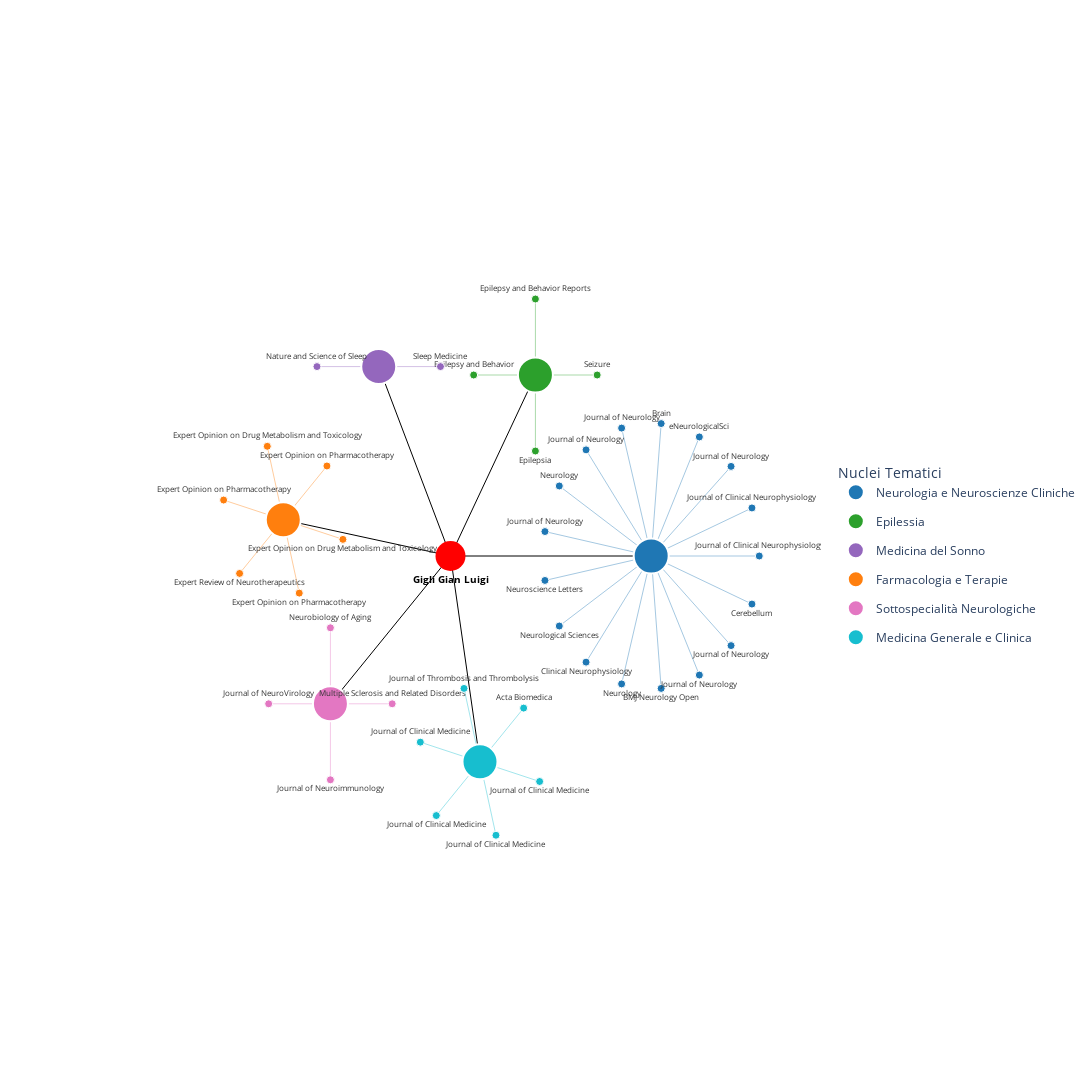

Write notebook code for a chart like this one.
### Markdown cell above
GRAFO 6

### Code cell
import pandas as pd
import re
import numpy as np
import plotly.graph_objects as go

# 1. Caricamento e Pulizia
df = pd.read_csv('nuovo_dataset.csv')

def clean_author_names(val):
    if not isinstance(val, str): return []
    return [re.sub(r"\s*\([^)]*\)", "", a).replace(",", "").strip() for a in val.split(";")]

# FUNZIONE AGGIORNATA: Gestione sigle (2 lettere) per Città e Stato
def get_all_locations(aff_string):
    if not isinstance(aff_string, str) or aff_string == 'N/A':
        return "N/A"
    
    individual_affs = aff_string.split(';')
    locations = set()
    
    for aff in individual_affs:
        parts = [p.strip() for p in aff.split(',')]
        if len(parts) >= 3:
            # Se il penultimo elemento è una sigla (es. UD, NY, RM) di 2 lettere
            if len(parts[-2]) <= 2:
                # Prende la terzultima (Città) e l'ultima (Stato)
                loc = f"{parts[-3]}, {parts[-1]}"
            else:
                # Altrimenti logica standard: penultima e ultima
                loc = f"{parts[-2]}, {parts[-1]}"
            
            # Pulizia numeri/CAP
            loc = re.sub(r'\d{3,}', '', loc).strip() 
            locations.add(loc)
        elif len(parts) == 2:
            locations.add(f"{parts[0]}, {parts[1]}")
    
    return " | ".join(sorted(locations)) if locations else "N/A"

df["authors_list"] = df["Author full names"].apply(clean_author_names)

# 2. Suddivisione nei 6 Nuclei
def get_category_6(source_title):
    s = str(source_title).lower()
    if any(k in s for k in ["epilepsia", "seizure", "epilepsy"]): return "Epilessia"
    if any(k in s for k in ["pharmacotherapy", "therapeutics", "drug", "toxicology"]): return "Farmacologia e Terapie"
    if any(k in s for k in ["sleep", "nature and science"]): return "Medicina del Sonno"
    if any(k in s for k in ["multiple sclerosis", "neuroimmunology", "neurovirology", "aging", "neurobiology of aging"]): return "Sottospecialità Neurologiche"
    if any(k in s for k in ["clinical medicine", "acta biomedica", "thrombosis"]): return "Medicina Generale e Clinica"
    return "Neurologia e Neuroscienze Cliniche"

# 3. Filtro Autore
target_author = "Gigli Gian Luigi"
mask = df["authors_list"].apply(lambda x: target_author in x)
articoli = df[mask].copy()

# 4. Configurazione GEOMETRICA
cat_names_secondary = ["Epilessia", "Medicina del Sonno", "Farmacologia e Terapie", "Sottospecialità Neurologiche", "Medicina Generale e Clinica"]
main_cat = "Neurologia e Neuroscienze Cliniche"

cat_colors = {
    "Neurologia e Neuroscienze Cliniche": "#1f77b4", 
    "Epilessia": "#2ca02c", 
    "Medicina del Sonno": "#9467bd", 
    "Farmacologia e Terapie": "#ff7f0e", 
    "Sottospecialità Neurologiche": "#e377c2", 
    "Medicina Generale e Clinica": "#17becf"
}

cat_coords = {}
cat_coords[main_cat] = (6.5, 0) # Neurologia a EST

angles = np.linspace(60 * (np.pi/180), 280 * (np.pi/180), len(cat_names_secondary))
for name, angle in zip(cat_names_secondary, angles):
    cat_coords[name] = (5.5 * np.cos(angle), 5.5 * np.sin(angle))

fig = go.Figure()

# --- 1. ARCHI CORE ---
for name, (cx, cy) in cat_coords.items():
    fig.add_trace(go.Scatter(
        x=[0, cx, None], y=[0, cy, None],
        mode='lines',
        line=dict(color='black', width=1),
        hoverinfo='none', showlegend=False
    ))

# --- 2. ARCHI E NODI ARTICOLI ---
for cat in [main_cat] + cat_names_secondary:
    articoli_cat = articoli[articoli['Source title'].apply(get_category_6) == cat]
    cx, cy = cat_coords[cat]
    n_art = len(articoli_cat)
    
    art_x, art_y, art_hover_text, art_source_full, art_positions = [], [], [], [], []
    r_orbita = 3.5 if cat == main_cat else 2
    
    offset_rotazione = (np.pi / 4) if n_art == 6 else 0
    
    for i, (idx, row) in enumerate(articoli_cat.iterrows()):
        angle = ((2 * np.pi * i) / n_art) + offset_rotazione if n_art > 0 else 0
        ax, ay = cx + r_orbita * np.cos(angle), cy + r_orbita * np.sin(angle)
        
        fig.add_trace(go.Scatter(
            x=[cx, ax, None], y=[cy, ay, None],
            mode='lines',
            line=dict(color=cat_colors[cat], width=0.8),
            opacity=0.5, hoverinfo='none', showlegend=False, legendgroup=cat
        ))
        
        art_x.append(ax)
        art_y.append(ay)
        
        # Recupero di tutte le città con la nuova logica "sigla"
        raw_aff = str(row.get('Affiliations', 'N/A'))
        all_cities = get_all_locations(raw_aff)

        art_hover_text.append(
            f"<b>TITOLO:</b> {row['Title']}<br>"
            f"<b>ANNO:</b> {row['Year']}<br>"
            f"<b>COLLABORAZIONI:</b> {all_cities}"
        )
        
        art_source_full.append(str(row['Source title']))
        
        if ay >= cy:
            art_positions.append("top center")
        else:
            art_positions.append("bottom center")

    fig.add_trace(go.Scatter(
        x=[cx], y=[cy], mode='markers',
        name=cat, legendgroup=cat,
        marker=dict(color=cat_colors[cat], size=35, line=dict(width=2, color='white')),
        hoverinfo='none'
    ))

    fig.add_trace(go.Scatter(
        x=art_x, y=art_y, 
        mode='markers+text', 
        text=art_source_full, 
        textposition=art_positions,
        legendgroup=cat, showlegend=False, 
        marker=dict(color=cat_colors[cat], size=8, line=dict(width=1, color='white')),
        textfont=dict(size=7.5, color="#333"),
        hovertext=art_hover_text, 
        hoverinfo='text'
    ))

# --- 3. NODO AUTORE CENTRALE ---
fig.add_trace(go.Scatter(
    x=[0], y=[0], mode='markers+text',
    text=[f"<b>{target_author}</b>"], 
    textposition="bottom center",
    marker=dict(size=30, color='red'),
    textfont=dict(size=10, color="black"), 
    hoverinfo='none', showlegend=False
))

# 4. Layout
fig.update_layout(
    width=1600, height=1400,
    xaxis=dict(showgrid=False, zeroline=False, showticklabels=False, range=[-12, 12]),
    yaxis=dict(showgrid=False, zeroline=False, showticklabels=False, range=[-12, 12]),
    paper_bgcolor='white', plot_bgcolor='white',
    legend=dict(title="Nuclei Tematici", yanchor="middle", y=0.5, xanchor="left", x=1.02)
)

fig.show()

### Figure 1 — Plotly figure (JSON) as saved in the notebook; plotly's stock layout.template omitted (floating-point values rounded to 4 significant figures)
{"data": [{"hoverinfo": "none", "line": {"color": "black", "width": 1}, "mode": "lines", "showlegend": false, "type": "scatter", "x": [0, 6.5, null], "y": [0, 0, null]}, {"hoverinfo": "none", "line": {"color": "black", "width": 1}, "mode": "lines", "showlegend": false, "type": "scatter", "x": [0, 2.75, null], "y": [0, 4.763, null]}, {"hoverinfo": "none", "line": {"color": "black", "width": 1}, "mode": "lines", "showlegend": false, "type": "scatter", "x": [0, -2.324, null], "y": [0, 4.985, null]}, {"hoverinfo": "none", "line": {"color": "black", "width": 1}, "mode": "lines", "showlegend": false, "type": "scatter", "x": [0, -5.416, null], "y": [0, 0.9551, null]}, {"hoverinfo": "none", "line": {"color": "black", "width": 1}, "mode": "lines", "showlegend": false, "type": "scatter", "x": [0, -3.889, null], "y": [0, -3.889, null]}, {"hoverinfo": "none", "line": {"color": "black", "width": 1}, "mode": "lines", "showlegend": false, "type": "scatter", "x": [0, 0.9551, null], "y": [0, -5.416, null]}, {"hoverinfo": "none", "legendgroup": "Neurologia e Neuroscienze Cliniche", "line": {"color": "#1f77b4", "width": 0.8}, "mode": "lines", "opacity": 0.5, "showlegend": false, "type": "scatter", "x": [6.5, 10, null], "y": [0, 0, null]}, {"hoverinfo": "none", "legendgroup": "Neurologia e Neuroscienze Cliniche", "line": {"color": "#1f77b4", "width": 0.8}, "mode": "lines", "opacity": 0.5, "showlegend": false, "type": "scatter", "x": [6.5, 9.764, null], "y": [0, 1.264, null]}, {"hoverinfo": "none", "legendgroup": "Neurologia e Neuroscienze Cliniche", "line": {"color": "#1f77b4", "width": 0.8}, "mode": "lines", "opacity": 0.5, "showlegend": false, "type": "scatter", "x": [6.5, 9.087, null], "y": [0, 2.358, null]}, {"hoverinfo": "none", "legendgroup": "Neurologia e Neuroscienze Cliniche", "line": {"color": "#1f77b4", "width": 0.8}, "mode": "lines", "opacity": 0.5, "showlegend": false, "type": "scatter", "x": [6.5, 8.06, null], "y": [0, 3.133, null]}, {"hoverinfo": "none", "legendgroup": "Neurologia e Neuroscienze Cliniche", "line": {"color": "#1f77b4", "width": 0.8}, "mode": "lines", "opacity": 0.5, "showlegend": false, "type": "scatter", "x": [6.5, 6.823, null], "y": [0, 3.485, null]}, {"hoverinfo": "none", "legendgroup": "Neurologia e Neuroscienze Cliniche", "line": {"color": "#1f77b4", "width": 0.8}, "mode": "lines", "opacity": 0.5, "showlegend": false, "type": "scatter", "x": [6.5, 5.542, null], "y": [0, 3.366, null]}, {"hoverinfo": "none", "legendgroup": "Neurologia e Neuroscienze Cliniche", "line": {"color": "#1f77b4", "width": 0.8}, "mode": "lines", "opacity": 0.5, "showlegend": false, "type": "scatter", "x": [6.5, 4.391, null], "y": [0, 2.793, null]}, {"hoverinfo": "none", "legendgroup": "Neurologia e Neuroscienze Cliniche", "line": {"color": "#1f77b4", "width": 0.8}, "mode": "lines", "opacity": 0.5, "showlegend": false, "type": "scatter", "x": [6.5, 3.524, null], "y": [0, 1.843, null]}, {"hoverinfo": "none", "legendgroup": "Neurologia e Neuroscienze Cliniche", "line": {"color": "#1f77b4", "width": 0.8}, "mode": "lines", "opacity": 0.5, "showlegend": false, "type": "scatter", "x": [6.5, 3.06, null], "y": [0, 0.6431, null]}, {"hoverinfo": "none", "legendgroup": "Neurologia e Neuroscienze Cliniche", "line": {"color": "#1f77b4", "width": 0.8}, "mode": "lines", "opacity": 0.5, "showlegend": false, "type": "scatter", "x": [6.5, 3.06, null], "y": [0, -0.6431, null]}, {"hoverinfo": "none", "legendgroup": "Neurologia e Neuroscienze Cliniche", "line": {"color": "#1f77b4", "width": 0.8}, "mode": "lines", "opacity": 0.5, "showlegend": false, "type": "scatter", "x": [6.5, 3.524, null], "y": [0, -1.843, null]}, {"hoverinfo": "none", "legendgroup": "Neurologia e Neuroscienze Cliniche", "line": {"color": "#1f77b4", "width": 0.8}, "mode": "lines", "opacity": 0.5, "showlegend": false, "type": "scatter", "x": [6.5, 4.391, null], "y": [0, -2.793, null]}, {"hoverinfo": "none", "legendgroup": "Neurologia e Neuroscienze Cliniche", "line": {"color": "#1f77b4", "width": 0.8}, "mode": "lines", "opacity": 0.5, "showlegend": false, "type": "scatter", "x": [6.5, 5.542, null], "y": [0, -3.366, null]}, {"hoverinfo": "none", "legendgroup": "Neurologia e Neuroscienze Cliniche", "line": {"color": "#1f77b4", "width": 0.8}, "mode": "lines", "opacity": 0.5, "showlegend": false, "type": "scatter", "x": [6.5, 6.823, null], "y": [0, -3.485, null]}, {"hoverinfo": "none", "legendgroup": "Neurologia e Neuroscienze Cliniche", "line": {"color": "#1f77b4", "width": 0.8}, "mode": "lines", "opacity": 0.5, "showlegend": false, "type": "scatter", "x": [6.5, 8.06, null], "y": [0, -3.133, null]}, {"hoverinfo": "none", "legendgroup": "Neurologia e Neuroscienze Cliniche", "line": {"color": "#1f77b4", "width": 0.8}, "mode": "lines", "opacity": 0.5, "showlegend": false, "type": "scatter", "x": [6.5, 9.087, null], "y": [0, -2.358, null]}, {"hoverinfo": "none", "legendgroup": "Neurologia e Neuroscienze Cliniche", "line": {"color": "#1f77b4", "width": 0.8}, "mode": "lines", "opacity": 0.5, "showlegend": false, "type": "scatter", "x": [6.5, 9.764, null], "y": [0, -1.264, null]}, {"hoverinfo": "none", "legendgroup": "Neurologia e Neuroscienze Cliniche", "marker": {"color": "#1f77b4", "line": {"color": "white", "width": 2}, "size": 35}, "mode": "markers", "name": "Neurologia e Neuroscienze Cliniche", "type": "scatter", "x": [6.5], "y": [0]}, {"hoverinfo": "text", "hovertext": ["<b>TITOLO:</b> Fast or Slow? A Comparison Between Two Transcranial Electrical Stimulation Techniques for Eliciting Motor-Evoked Potentials During Supratentorial Surgery<br><b>ANNO:</b> 2023<br><b>COLLABORAZIONI:</b> Udine, Italy", "<b>TITOLO:</b> Risk Factors for Intraoperative Seizures in Glioma Surgery: Electrocorticography Matters<br><b>ANNO:</b> 2023<br><b>COLLABORAZIONI:</b> Udine, Italy", "<b>TITOLO:</b> Epilepsy and episodic ataxia type 2: family study and review of the literature<br><b>ANNO:</b> 2021<br><b>COLLABORAZIONI:</b> Udine, Italy", "<b>TITOLO:</b> Case report and ten-year follow-up of episodic ataxia type 2 due to a novel variant in CACNA1A<br><b>ANNO:</b> 2021<br><b>COLLABORAZIONI:</b> Milan, Italy | Udine, Italy", "<b>TITOLO:</b> Unclear association between COVID-19 and Guillain-Barré syndrome<br><b>ANNO:</b> 2021<br><b>COLLABORAZIONI:</b> Auvergne-Rhone-Alpes, France | Lyon, France | Saint-Etienne, France | Udine, Italy", "<b>TITOLO:</b> Reply to \"Guillain‑Barré syndrome in the COVID‑19 era another occasional cluster?\": Insights from two distinct clusters of Guillain–Barré syndrome detected in Europe in the COVID-19 era<br><b>ANNO:</b> 2021<br><b>COLLABORAZIONI:</b> Udine, Italy", "<b>TITOLO:</b> Guillain-Barré syndrome in the COVID-19 era: just an occasional cluster?<br><b>ANNO:</b> 2021<br><b>COLLABORAZIONI:</b> Udine, Italy", "<b>TITOLO:</b> Novel Associations of BST1 and LAMP3 With REM Sleep Behavior Disorder<br><b>ANNO:</b> 2021<br><b>COLLABORAZIONI:</b> Bologna, Italy | Cagliari, Italy | Geel, Belgium | Hauts-de-France, France | Hessen, Germany | Ile-de-France, France | Milan, Italy | Modena, Italy | Montpellier, France | Montreal, Canada | Niedersachsen, Germany | Nordrhein-Westfalen, Germany | Occitania, France | Occitanie, France | Oxfordshire, United Kingdom | Prague, Czech Republic | Rochester, United States | Tyrol, Austria | Udine, Italy | VAN, Belgium | Verona, Italy", "<b>TITOLO:</b> Causality in COVID-19-associated stroke: a uniform case definition for use in clinical research<br><b>ANNO:</b> 2021<br><b>COLLABORAZIONI:</b> Brescia, Italy | Udine, Italy", "<b>TITOLO:</b> Stroke in patients with COVID-19: Clinical and neuroimaging characteristics<br><b>ANNO:</b> 2021<br><b>COLLABORAZIONI:</b> Brescia, Italy | Udine, Italy", "<b>TITOLO:</b> HLA and immunological features of SARS-CoV-2-induced Guillain-Barré syndrome<br><b>ANNO:</b> 2020<br><b>COLLABORAZIONI:</b> Udine, Italy", "<b>TITOLO:</b> Spikes/spike-waves time-locked to the flash frequency during intermittent light stimulation in Jeavons syndrome<br><b>ANNO:</b> 2020<br><b>COLLABORAZIONI:</b> Ile-de-France, France | Marseille, France | Naples, Italy | Occitanie, France | Udine, Italy", "<b>TITOLO:</b> GBA variants in REM sleep behavior disorder: A multicenter study<br><b>ANNO:</b> 2020<br><b>COLLABORAZIONI:</b> Bologna, Italy | Cagliari, Italy | Cincinnati, United States | Geel, Belgium | Hauts-de-France, France | Hessen, Germany | Ile-de-France, France | London, United Kingdom | Milan, Italy | Montpellier, France | Montreal, Canada | Niedersachsen, Germany | Nordrhein-Westfalen, Germany | Occitania, France | Occitanie, France | Oxfordshire, United Kingdom | Prague, Czech Republic | Tyrol, Austria | Udine, Italy", "<b>TITOLO:</b> May lamotrigine be an alternative to topiramate in the prevention of migraine with aura? Results of a retrospective study<br><b>ANNO:</b> 2020<br><b>COLLABORAZIONI:</b> Udine, Italy", "<b>TITOLO:</b> Stroke in patients with SARS-CoV-2 infection: case series<br><b>ANNO:</b> 2020<br><b>COLLABORAZIONI:</b> Brescia, Italy | Udine, Italy", "<b>TITOLO:</b> Epidemiology of paraneoplastic neurological syndromes: a population-based study<br><b>ANNO:</b> 2020<br><b>COLLABORAZIONI:</b> Auvergne-Rhone-Alpes, France | Gorizia, Italy | Lyon, France | Merano, Italy | Pordenone, Italy | Udine, Italy | Verona, Italy", "<b>TITOLO:</b> Stroke-Like Presentation of Paraneoplastic Cerebellar Degeneration: a Single-Center Experience and Review of the Literature<br><b>ANNO:</b> 2019<br><b>COLLABORAZIONI:</b> Auvergne-Rhone-Alpes, France | Udine, Italy"], "legendgroup": "Neurologia e Neuroscienze Cliniche", "marker": {"color": "#1f77b4", "line": {"color": "white", "width": 1}, "size": 8}, "mode": "markers+text", "showlegend": false, "text": ["Journal of Clinical Neurophysiology", "Journal of Clinical Neurophysiology", "Journal of Neurology", "eNeurologicalSci", "Brain", "Journal of Neurology", "Journal of Neurology", "Neurology", "Journal of Neurology", "Neuroscience Letters", "Neurological Sciences", "Clinical Neurophysiology", "Neurology", "BMJ Neurology Open", "Journal of Neurology", "Journal of Neurology", "Cerebellum"], "textfont": {"color": "#333", "size": 7.5}, "textposition": ["top center", "top center", "top center", "top center", "top center", "top center", "top center", "top center", "top center", "bottom center", "bottom center", "bottom center", "bottom center", "bottom center", "bottom center", "bottom center", "bottom center"], "type": "scatter", "x": [10, 9.764, 9.087, 8.06, 6.823, 5.542, 4.391, 3.524, 3.06, 3.06, 3.524, 4.391, 5.542, 6.823, 8.06, 9.087, 9.764], "y": [0, 1.264, 2.358, 3.133, 3.485, 3.366, 2.793, 1.843, 0.6431, -0.6431, -1.843, -2.793, -3.366, -3.485, -3.133, -2.358, -1.264]}, {"hoverinfo": "none", "legendgroup": "Epilessia", "line": {"color": "#2ca02c", "width": 0.8}, "mode": "lines", "opacity": 0.5, "showlegend": false, "type": "scatter", "x": [2.75, 4.75, null], "y": [4.763, 4.763, null]}, {"hoverinfo": "none", "legendgroup": "Epilessia", "line": {"color": "#2ca02c", "width": 0.8}, "mode": "lines", "opacity": 0.5, "showlegend": false, "type": "scatter", "x": [2.75, 2.75, null], "y": [4.763, 6.763, null]}, {"hoverinfo": "none", "legendgroup": "Epilessia", "line": {"color": "#2ca02c", "width": 0.8}, "mode": "lines", "opacity": 0.5, "showlegend": false, "type": "scatter", "x": [2.75, 0.75, null], "y": [4.763, 4.763, null]}, {"hoverinfo": "none", "legendgroup": "Epilessia", "line": {"color": "#2ca02c", "width": 0.8}, "mode": "lines", "opacity": 0.5, "showlegend": false, "type": "scatter", "x": [2.75, 2.75, null], "y": [4.763, 2.763, null]}, {"hoverinfo": "none", "legendgroup": "Epilessia", "marker": {"color": "#2ca02c", "line": {"color": "white", "width": 2}, "size": 35}, "mode": "markers", "name": "Epilessia", "type": "scatter", "x": [2.75], "y": [4.763]}, {"hoverinfo": "text", "hovertext": ["<b>TITOLO:</b> Epilepsy with eyelid myoclonias (Jeavons syndrome): An electro-clinical study of 40 patients from childhood to adulthood<br><b>ANNO:</b> 2021<br><b>COLLABORAZIONI:</b> Ile-de-France, France | Marseille, France | Naples, Italy | Occitanie, France | Udine, Italy", "<b>TITOLO:</b> Perampanel as add-on therapy in epilepsies with known etiology: A single center experience with long-term follow-up<br><b>ANNO:</b> 2021<br><b>COLLABORAZIONI:</b> Udine, Italy", "<b>TITOLO:</b> Status epilepticus mimicking stroke recurrence<br><b>ANNO:</b> 2020<br><b>COLLABORAZIONI:</b> Udine, Italy", "<b>TITOLO:</b> Seizure specificities in patients with antibody-mediated autoimmune encephalitis<br><b>ANNO:</b> 2019<br><b>COLLABORAZIONI:</b> Auvergne-Rhone-Alpes, France | Udine, Italy"], "legendgroup": "Epilessia", "marker": {"color": "#2ca02c", "line": {"color": "white", "width": 1}, "size": 8}, "mode": "markers+text", "showlegend": false, "text": ["Seizure", "Epilepsy and Behavior Reports", "Epilepsy and Behavior", "Epilepsia"], "textfont": {"color": "#333", "size": 7.5}, "textposition": ["top center", "top center", "top center", "bottom center"], "type": "scatter", "x": [4.75, 2.75, 0.75, 2.75], "y": [4.763, 6.763, 4.763, 2.763]}, {"hoverinfo": "none", "legendgroup": "Medicina del Sonno", "line": {"color": "#9467bd", "width": 0.8}, "mode": "lines", "opacity": 0.5, "showlegend": false, "type": "scatter", "x": [-2.324, -0.3244, null], "y": [4.985, 4.985, null]}, {"hoverinfo": "none", "legendgroup": "Medicina del Sonno", "line": {"color": "#9467bd", "width": 0.8}, "mode": "lines", "opacity": 0.5, "showlegend": false, "type": "scatter", "x": [-2.324, -4.324, null], "y": [4.985, 4.985, null]}, {"hoverinfo": "none", "legendgroup": "Medicina del Sonno", "marker": {"color": "#9467bd", "line": {"color": "white", "width": 2}, "size": 35}, "mode": "markers", "name": "Medicina del Sonno", "type": "scatter", "x": [-2.324], "y": [4.985]}, {"hoverinfo": "text", "hovertext": ["<b>TITOLO:</b> Insomnia and daytime sleepiness predict 20-year mortality in older male adults: data from a population-based study<br><b>ANNO:</b> 2020<br><b>COLLABORAZIONI:</b> Udine, Italy", "<b>TITOLO:</b> Orgasmolepsy in narcolepsy type 1 responsive to pitolisant: A case report<br><b>ANNO:</b> 2020<br><b>COLLABORAZIONI:</b> Udine, Italy"], "legendgroup": "Medicina del Sonno", "marker": {"color": "#9467bd", "line": {"color": "white", "width": 1}, "size": 8}, "mode": "markers+text", "showlegend": false, "text": ["Sleep Medicine", "Nature and Science of Sleep"], "textfont": {"color": "#333", "size": 7.5}, "textposition": ["top center", "top center"], "type": "scatter", "x": [-0.3244, -4.324], "y": [4.985, 4.985]}, {"hoverinfo": "none", "legendgroup": "Farmacologia e Terapie", "line": {"color": "#ff7f0e", "width": 0.8}, "mode": "lines", "opacity": 0.5, "showlegend": false, "type": "scatter", "x": [-5.416, -4.002, null], "y": [0.9551, 2.369, null]}, {"hoverinfo": "none", "legendgroup": "Farmacologia e Terapie", "line": {"color": "#ff7f0e", "width": 0.8}, "mode": "lines", "opacity": 0.5, "showlegend": false, "type": "scatter", "x": [-5.416, -5.934, null], "y": [0.9551, 2.887, null]}, {"hoverinfo": "none", "legendgroup": "Farmacologia e Terapie", "line": {"color": "#ff7f0e", "width": 0.8}, "mode": "lines", "opacity": 0.5, "showlegend": false, "type": "scatter", "x": [-5.416, -7.348, null], "y": [0.9551, 1.473, null]}, {"hoverinfo": "none", "legendgroup": "Farmacologia e Terapie", "line": {"color": "#ff7f0e", "width": 0.8}, "mode": "lines", "opacity": 0.5, "showlegend": false, "type": "scatter", "x": [-5.416, -6.831, null], "y": [0.9551, -0.4591, null]}, {"hoverinfo": "none", "legendgroup": "Farmacologia e Terapie", "line": {"color": "#ff7f0e", "width": 0.8}, "mode": "lines", "opacity": 0.5, "showlegend": false, "type": "scatter", "x": [-5.416, -4.899, null], "y": [0.9551, -0.9768, null]}, {"hoverinfo": "none", "legendgroup": "Farmacologia e Terapie", "line": {"color": "#ff7f0e", "width": 0.8}, "mode": "lines", "opacity": 0.5, "showlegend": false, "type": "scatter", "x": [-5.416, -3.485, null], "y": [0.9551, 0.4374, null]}, {"hoverinfo": "none", "legendgroup": "Farmacologia e Terapie", "marker": {"color": "#ff7f0e", "line": {"color": "white", "width": 2}, "size": 35}, "mode": "markers", "name": "Farmacologia e Terapie", "type": "scatter", "x": [-5.416], "y": [0.9551]}, {"hoverinfo": "text", "hovertext": ["<b>TITOLO:</b> Evaluating pitolisant as a narcolepsy treatment option<br><b>ANNO:</b> 2021<br><b>COLLABORAZIONI:</b> Udine, Italy | Venice, Italy", "<b>TITOLO:</b> Brivaracetam for the treatment of focal-onset seizures: pharmacokinetic and pharmacodynamic evaluations<br><b>ANNO:</b> 2020<br><b>COLLABORAZIONI:</b> Udine, Italy | Venice, Italy", "<b>TITOLO:</b> Advancing synthetic therapies for the treatment of restless legs syndrome<br><b>ANNO:</b> 2019<br><b>COLLABORAZIONI:</b> Udine, Italy", "<b>TITOLO:</b> Timing use of novel anti-epileptic drugs: is earlier better?<br><b>ANNO:</b> 2019<br><b>COLLABORAZIONI:</b> Udine, Italy", "<b>TITOLO:</b> Important decisions in choosing the pharmacotherapy for narcoleptics<br><b>ANNO:</b> 2019<br><b>COLLABORAZIONI:</b> Udine, Italy", "<b>TITOLO:</b> Pharmacokinetic and pharmacodynamic considerations for the clinical efficacy of perampanel in focal onset seizures<br><b>ANNO:</b> 2019<br><b>COLLABORAZIONI:</b> Udine, Italy"], "legendgroup": "Farmacologia e Terapie", "marker": {"color": "#ff7f0e", "line": {"color": "white", "width": 1}, "size": 8}, "mode": "markers+text", "showlegend": false, "text": ["Expert Opinion on Pharmacotherapy", "Expert Opinion on Drug Metabolism and Toxicology", "Expert Opinion on Pharmacotherapy", "Expert Review of Neurotherapeutics", "Expert Opinion on Pharmacotherapy", "Expert Opinion on Drug Metabolism and Toxicology"], "textfont": {"color": "#333", "size": 7.5}, "textposition": ["top center", "top center", "top center", "bottom center", "bottom center", "bottom center"], "type": "scatter", "x": [-4.002, -5.934, -7.348, -6.831, -4.899, -3.485], "y": [2.369, 2.887, 1.473, -0.4591, -0.9768, 0.4374]}, {"hoverinfo": "none", "legendgroup": "Sottospecialità Neurologiche", "line": {"color": "#e377c2", "width": 0.8}, "mode": "lines", "opacity": 0.5, "showlegend": false, "type": "scatter", "x": [-3.889, -1.889, null], "y": [-3.889, -3.889, null]}, {"hoverinfo": "none", "legendgroup": "Sottospecialità Neurologiche", "line": {"color": "#e377c2", "width": 0.8}, "mode": "lines", "opacity": 0.5, "showlegend": false, "type": "scatter", "x": [-3.889, -3.889, null], "y": [-3.889, -1.889, null]}, {"hoverinfo": "none", "legendgroup": "Sottospecialità Neurologiche", "line": {"color": "#e377c2", "width": 0.8}, "mode": "lines", "opacity": 0.5, "showlegend": false, "type": "scatter", "x": [-3.889, -5.889, null], "y": [-3.889, -3.889, null]}, {"hoverinfo": "none", "legendgroup": "Sottospecialità Neurologiche", "line": {"color": "#e377c2", "width": 0.8}, "mode": "lines", "opacity": 0.5, "showlegend": false, "type": "scatter", "x": [-3.889, -3.889, null], "y": [-3.889, -5.889, null]}, {"hoverinfo": "none", "legendgroup": "Sottospecialità Neurologiche", "marker": {"color": "#e377c2", "line": {"color": "white", "width": 2}, "size": 35}, "mode": "markers", "name": "Sottospecialità Neurologiche", "type": "scatter", "x": [-3.889], "y": [-3.889]}, {"hoverinfo": "text", "hovertext": ["<b>TITOLO:</b> Lower lymphocyte counts and older age are associated with reduced multiple sclerosis disease activity during dimethyl fumarate treatment<br><b>ANNO:</b> 2021<br><b>COLLABORAZIONI:</b> Udine, Italy", "<b>TITOLO:</b> SMPD1 variants do not have a major role in rapid eye movement sleep behavior disorder<br><b>ANNO:</b> 2020<br><b>COLLABORAZIONI:</b> Bologna, Italy | Cagliari, Italy | Geel, Belgium | Hauts-de-France, France | Hessen, Germany | Ile-de-France, France | Kassel, Germany | London, United Kingdom | Milan, Italy | Montpellier, France | Montreal, Canada | Mountain View, United States | Niedersachsen, Germany | Nordrhein-Westfalen, Germany | Occitania, France | Occitanie, France | Oxfordshire, United Kingdom | Prague, Czech Republic | Rochester, United States | Tyrol, Austria | Udine, Italy", "<b>TITOLO:</b> Epilepsia partialis continua revealing idelalisib-associated PML-IRIS: clinical and pathological features<br><b>ANNO:</b> 2020<br><b>COLLABORAZIONI:</b> Udine, Italy", "<b>TITOLO:</b> Tacrolimus-induced severe headache associated with diffuse leukoencephalopathy: Evidence for an immune-mediated pathogenesis<br><b>ANNO:</b> 2019<br><b>COLLABORAZIONI:</b> Udine, Italy"], "legendgroup": "Sottospecialità Neurologiche", "marker": {"color": "#e377c2", "line": {"color": "white", "width": 1}, "size": 8}, "mode": "markers+text", "showlegend": false, "text": ["Multiple Sclerosis and Related Disorders", "Neurobiology of Aging", "Journal of NeuroVirology", "Journal of Neuroimmunology"], "textfont": {"color": "#333", "size": 7.5}, "textposition": ["top center", "top center", "top center", "bottom center"], "type": "scatter", "x": [-1.889, -3.889, -5.889, -3.889], "y": [-3.889, -1.889, -3.889, -5.889]}, {"hoverinfo": "none", "legendgroup": "Medicina Generale e Clinica", "line": {"color": "#17becf", "width": 0.8}, "mode": "lines", "opacity": 0.5, "showlegend": false, "type": "scatter", "x": [0.9551, 2.369, null], "y": [-5.416, -4.002, null]}, {"hoverinfo": "none", "legendgroup": "Medicina Generale e Clinica", "line": {"color": "#17becf", "width": 0.8}, "mode": "lines", "opacity": 0.5, "showlegend": false, "type": "scatter", "x": [0.9551, 0.4374, null], "y": [-5.416, -3.485, null]}, {"hoverinfo": "none", "legendgroup": "Medicina Generale e Clinica", "line": {"color": "#17becf", "width": 0.8}, "mode": "lines", "opacity": 0.5, "showlegend": false, "type": "scatter", "x": [0.9551, -0.9768, null], "y": [-5.416, -4.899, null]}, {"hoverinfo": "none", "legendgroup": "Medicina Generale e Clinica", "line": {"color": "#17becf", "width": 0.8}, "mode": "lines", "opacity": 0.5, "showlegend": false, "type": "scatter", "x": [0.9551, -0.4591, null], "y": [-5.416, -6.831, null]}, {"hoverinfo": "none", "legendgroup": "Medicina Generale e Clinica", "line": {"color": "#17becf", "width": 0.8}, "mode": "lines", "opacity": 0.5, "showlegend": false, "type": "scatter", "x": [0.9551, 1.473, null], "y": [-5.416, -7.348, null]}, {"hoverinfo": "none", "legendgroup": "Medicina Generale e Clinica", "line": {"color": "#17becf", "width": 0.8}, "mode": "lines", "opacity": 0.5, "showlegend": false, "type": "scatter", "x": [0.9551, 2.887, null], "y": [-5.416, -5.934, null]}, {"hoverinfo": "none", "legendgroup": "Medicina Generale e Clinica", "marker": {"color": "#17becf", "line": {"color": "white", "width": 2}, "size": 35}, "mode": "markers", "name": "Medicina Generale e Clinica", "type": "scatter", "x": [0.9551], "y": [-5.416]}, {"hoverinfo": "text", "hovertext": ["<b>TITOLO:</b> Amplifying the spectrum of SPAST gene mutations<br><b>ANNO:</b> 2021<br><b>COLLABORAZIONI:</b> Udine, Italy", "<b>TITOLO:</b> Stress hyperglycemia is predictive of worse outcome in patients with acute ischemic stroke undergoing intravenous thrombolysis<br><b>ANNO:</b> 2021<br><b>COLLABORAZIONI:</b> Udine, Italy", "<b>TITOLO:</b> Dynamic hyperglycemic patterns predict adverse outcomes in patients with acute ischemic stroke undergoing mechanical thrombectomy<br><b>ANNO:</b> 2020<br><b>COLLABORAZIONI:</b> Udine, Italy", "<b>TITOLO:</b> To treat or not to treat: Importance of functional dependence in deciding intravenous thrombolysis of “Mild stroke” patients<br><b>ANNO:</b> 2020<br><b>COLLABORAZIONI:</b> Udine, Italy", "<b>TITOLO:</b> Seizures do not affect disability and mortality outcomes of stroke: A population-based study<br><b>ANNO:</b> 2019<br><b>COLLABORAZIONI:</b> Chicago, United States | Portogruaro, Italy | Udine, Italy", "<b>TITOLO:</b> Efficacy and safety of intravenous thrombolysis in patients with acute ischemic stroke and pre–existing disability<br><b>ANNO:</b> 2019<br><b>COLLABORAZIONI:</b> Udine, Italy"], "legendgroup": "Medicina Generale e Clinica", "marker": {"color": "#17becf", "line": {"color": "white", "width": 1}, "size": 8}, "mode": "markers+text", "showlegend": false, "text": ["Acta Biomedica", "Journal of Thrombosis and Thrombolysis", "Journal of Clinical Medicine", "Journal of Clinical Medicine", "Journal of Clinical Medicine", "Journal of Clinical Medicine"], "textfont": {"color": "#333", "size": 7.5}, "textposition": ["top center", "top center", "top center", "bottom center", "bottom center", "bottom center"], "type": "scatter", "x": [2.369, 0.4374, -0.9768, -0.4591, 1.473, 2.887], "y": [-4.002, -3.485, -4.899, -6.831, -7.348, -5.934]}, {"hoverinfo": "none", "marker": {"color": "red", "size": 30}, "mode": "markers+text", "showlegend": false, "text": ["<b>Gigli Gian Luigi</b>"], "textfont": {"color": "black", "size": 10}, "textposition": "bottom center", "type": "scatter", "x": [0], "y": [0]}], "layout": {"height": 1400, "legend": {"title": {"text": "Nuclei Tematici"}, "x": 1.02, "xanchor": "left", "y": 0.5, "yanchor": "middle"}, "paper_bgcolor": "white", "plot_bgcolor": "white", "width": 1600, "xaxis": {"range": [-12, 12], "showgrid": false, "showticklabels": false, "zeroline": false}, "yaxis": {"range": [-12, 12], "showgrid": false, "showticklabels": false, "zeroline": false}}}
